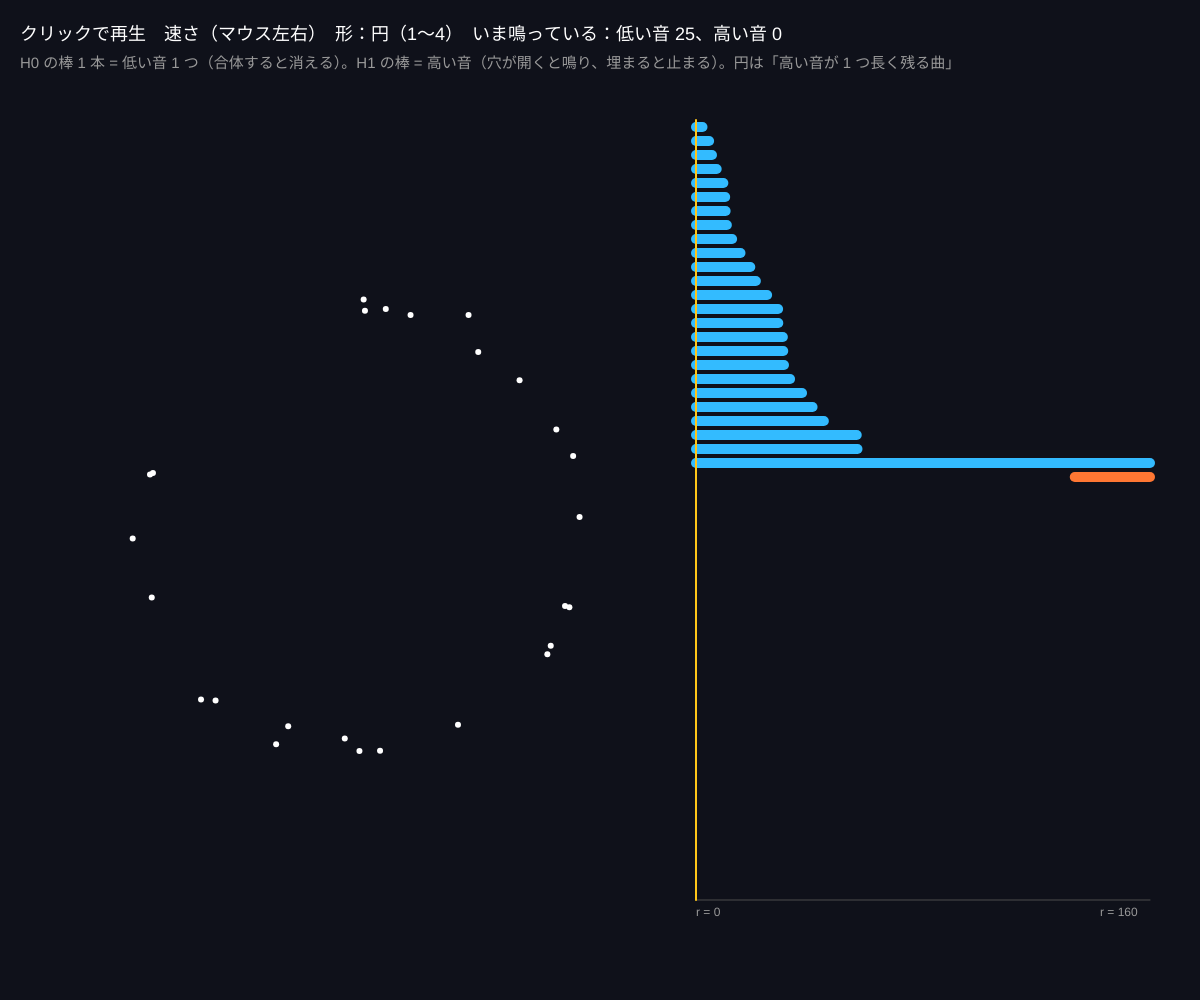
Frame 1 (no input)
Frame 60 (no input): identical to frame 1, image omitted
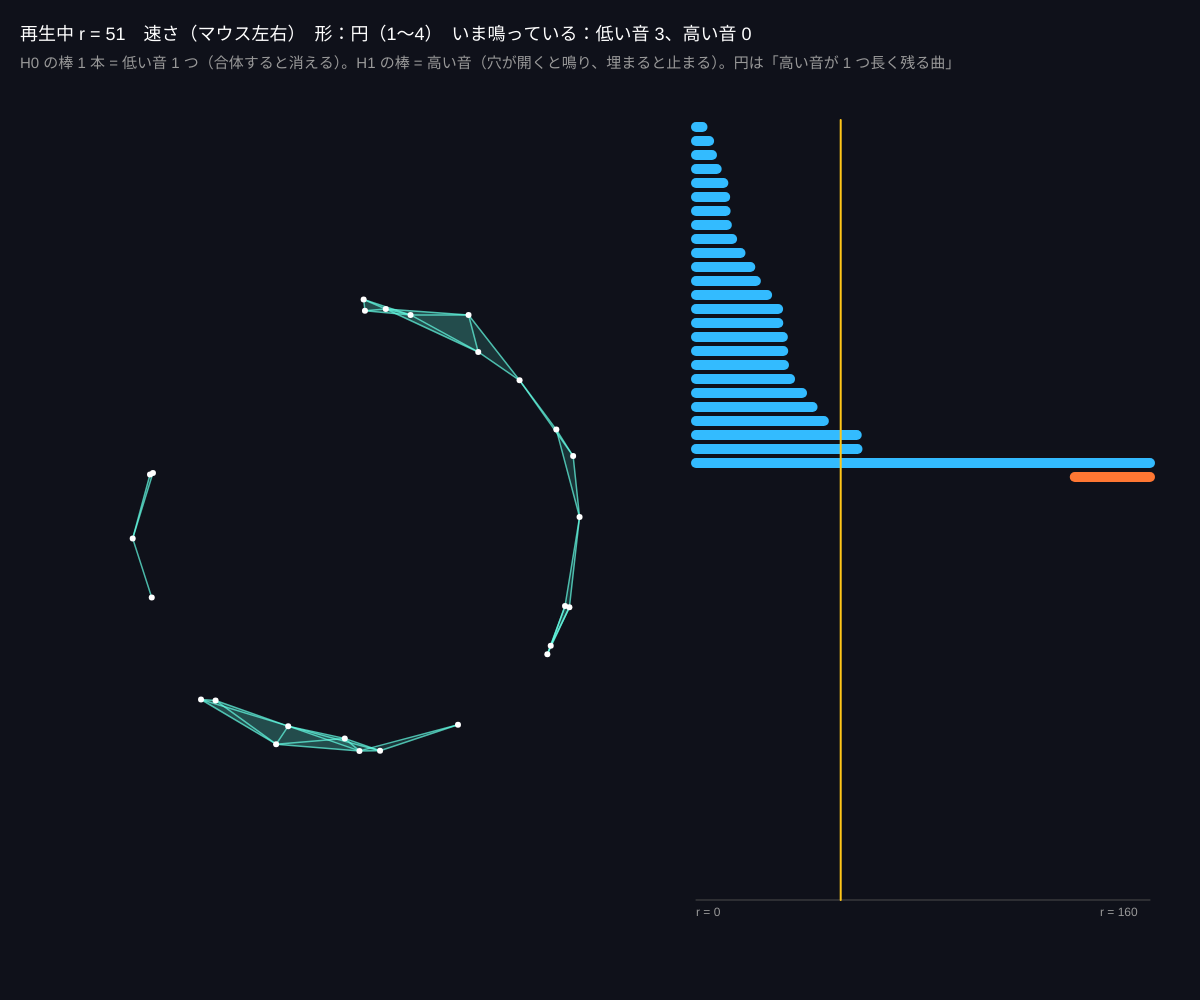
Frame 120 (the mouse pressed at the canvas centre since frame 60)

The p5.js sketch that drew these frames (run headless with seeded random() and noise() and a simulated clock; from frame 60 on, the mouse is pressed at the canvas centre):

// p5.js sketch
// ── sketch.js
// ============================================
// 10 バーコードを聞く
// r を 0 から大きくしながら、生きているバーを音にする
//   H0（塊）= 低い音がだんだん減っていく　H1（穴）= 高い音が生まれて消える
// 形のちがいが「曲」のちがいとして聞こえる
// クリックで再生 / 1〜4 で形 / マウス左右 = 再生の速さ
// ============================================

let pts = [], bars = [];
let shape = 1;
let seed = 7;
let maxR = 160;
let r = 0;
let playing = false;
let sounding = new Map(); // bar index → oscillator
let names = ['', '円', '2 つの円', '塊', '8 の字'];

function setup() {
  createCanvas(windowWidth, windowHeight);
  colorMode(HSB, 360, 100, 100, 100);
  makePoints();
}

function makePoints() {
  randomSeed(seed);
  pts = [];
  let cx = width * 0.3, cy = height / 2 + 30, R = min(width, height) * 0.22;
  for (let i = 0; i < 26; i++) {
    let a = random(TWO_PI), x, y;
    if (shape === 1) { x = cx + cos(a) * R; y = cy + sin(a) * R; }
    else if (shape === 2) { let s = random() < 0.5 ? -1 : 1; x = cx + s * R * 1.1 + cos(a) * R * 0.6; y = cy + sin(a) * R * 0.6; }
    else if (shape === 3) { let rr = R * sqrt(random()); x = cx + cos(a) * rr; y = cy + sin(a) * rr; }
    else { x = cx + R * 1.2 * sin(a); y = cy + R * 0.8 * sin(a) * cos(a); }
    pts.push({ x: x + randomGaussian() * 6, y: y + randomGaussian() * 6 });
  }
  bars = persistence(pts, maxR).filter((b) => b.death === Infinity || b.death - b.birth > 2);
  stopAll();
  r = 0;
}

function draw() {
  background(230, 40, 10);
  let speed = map(mouseX, 0, width, 0.2, 1.5, true);
  if (playing) {
    r += speed;
    if (r > maxR) { r = 0; stopAll(); }
    updateSound();
  }
  let { edges, triangles } = ripsComplex(pts, r);
  noStroke();
  fill(170, 60, 60, 25);
  for (let [i, j, k] of triangles) triangle(pts[i].x, pts[i].y, pts[j].x, pts[j].y, pts[k].x, pts[k].y);
  stroke(170, 60, 100, 70);
  strokeWeight(1.5);
  for (let [i, j] of edges) line(pts[i].x, pts[i].y, pts[j].x, pts[j].y);
  noStroke();
  for (let p of pts) { fill(0, 0, 100); circle(p.x, p.y, 6); }

  let bx = width * 0.58, bw = width - bx - 50;
  drawBarcode(bars, bx, 120, bw, height - 220, maxR, r);
  let [b0, b1] = bettiAt(bars, r);
  fill(0, 0, 100);
  textSize(18);
  text((playing ? '再生中 r = ' + round(r) : 'クリックで再生') + '　速さ（マウス左右）　形：' + names[shape] + '（1〜4）　いま鳴っている：低い音 ' + b0 + '、高い音 ' + b1, 20, 40);
  fill(0, 0, 60);
  textSize(15);
  text('H0 の棒 1 本 = 低い音 1 つ（合体すると消える）。H1 の棒 = 高い音（穴が開くと鳴り、埋まると止まる）。円は「高い音が 1 つ長く残る曲」', 20, 68);
}

// ★ 生きているバーを鳴らし、死んだバーを止める
function updateSound() {
  for (let i = 0; i < bars.length; i++) {
    let b = bars[i];
    let alive = b.birth <= r && r < b.death;
    if (alive && !sounding.has(i)) {
      let f = b.dim === 0 ? 110 + (i % 12) * 15 : 660 + (i % 8) * 60;
      sounding.set(i, startTone(f, b.dim === 0 ? 0.03 : 0.12, b.dim === 0 ? 'sine' : 'triangle'));
    } else if (!alive && sounding.has(i)) {
      stopTone(sounding.get(i));
      sounding.delete(i);
    }
  }
}
function stopAll() {
  for (let o of sounding.values()) stopTone(o);
  sounding.clear();
}

function mousePressed() {
  startAudio();
  playing = !playing;
  if (!playing) stopAll();
}
function keyPressed() { if (key >= '1' && key <= '4') { shape = int(key); makePoints(); } }

// ---------- やってみよう ----------
// 1. 円と塊を聞き比べる。高い音が「長く」鳴るのはどちら？
// 2. 8 の字（4）は高い音が 2 つ重なる。和音に聞こえる？
// 3. 音の高さを「棒の長さ」で決めると、本物の穴ほど目立つ音になる


// ==================================================
// ここから下は「音を鳴らすための道具」（鳴らしっぱなしの音を作る・止める）
// ==================================================
let audioCtx, masterOut;
function startAudio() {
  if (!audioCtx) { audioCtx = new AudioContext(); masterOut = audioCtx.createDynamicsCompressor(); masterOut.connect(audioCtx.destination); }
  audioCtx.resume();
}
function startTone(f, vol, type) {
  if (!audioCtx) return null;
  let o = audioCtx.createOscillator(), g = audioCtx.createGain();
  o.type = type; o.frequency.value = f;
  g.gain.setValueAtTime(0.0001, audioCtx.currentTime);
  g.gain.exponentialRampToValueAtTime(vol, audioCtx.currentTime + 0.05);
  o.connect(g); g.connect(masterOut); o.start();
  return { o, g };
}
function stopTone(t) {
  if (!t) return;
  t.g.gain.setTargetAtTime(0.0001, audioCtx.currentTime, 0.05);
  t.o.stop(audioCtx.currentTime + 0.3);
}



// ==================================================
// ここから下は「TDA の道具」です（リップス複体とパーシステント・ホモロジーの計算）
// （中身は読まなくても OK。消さないでね）
// ==================================================

// 2 点の距離（z があれば 3 次元）
function ptDist(a, b) {
  let dx = a.x - b.x, dy = a.y - b.y, dz = (a.z || 0) - (b.z || 0);
  return Math.sqrt(dx * dx + dy * dy + dz * dz);
}

// リップス複体：半径 r（直径 2r）以内の点どうしをつなぐ
//   返り値 { edges: [[i, j, 長さ]], triangles: [[i, j, k, 長さ]] }
function ripsComplex(pts, r) {
  let edges = [], triangles = [];
  let n = pts.length;
  let near = [];
  for (let i = 0; i < n; i++) near.push([]);
  for (let i = 0; i < n; i++) {
    for (let j = i + 1; j < n; j++) {
      let d = ptDist(pts[i], pts[j]);
      if (d <= 2 * r) {
        edges.push([i, j, d]);
        near[i].push(j);
      }
    }
  }
  for (let i = 0; i < n; i++) {
    for (let j of near[i]) {
      for (let k of near[j]) {
        if (near[i].includes(k)) {
          let d = Math.max(ptDist(pts[i], pts[j]), ptDist(pts[j], pts[k]), ptDist(pts[i], pts[k]));
          triangles.push([i, j, k, d]);
        }
      }
    }
  }
  return { edges, triangles };
}

// パーシステント・ホモロジー（Z2 係数、列簡約）
//   返り値：バーの配列 [{ dim: 0 か 1, birth, death }]（death は半径 r の値、無限なら Infinity）
//   maxR：この半径まで計算（大きいほど重い）
function persistence(pts, maxR) {
  let n = pts.length;
  let { edges, triangles } = ripsComplex(pts, maxR);
  // 単体のリスト：頂点（誕生 0）、辺（長さ/2）、三角形（最長辺/2）
  let simplices = [];
  for (let i = 0; i < n; i++) simplices.push({ dim: 0, v: [i], birth: 0 });
  for (let [i, j, d] of edges) simplices.push({ dim: 1, v: [i, j], birth: d / 2 });
  for (let [i, j, k, d] of triangles) simplices.push({ dim: 2, v: [i, j, k], birth: d / 2 });
  simplices.sort((a, b) => a.birth - b.birth || a.dim - b.dim);
  let index = {};
  simplices.forEach((s, i) => (index[s.v.join(',')] = i));

  // 境界行列の列（Z2 なので「含まれる行の番号」の配列で表す）
  let columns = simplices.map((s) => {
    if (s.dim === 0) return [];
    if (s.dim === 1) return [index[String(s.v[0])], index[String(s.v[1])]].sort((a, b) => a - b);
    let [i, j, k] = s.v;
    return [index[[i, j].join(',')], index[[j, k].join(',')], index[[i, k].join(',')]].sort((a, b) => a - b);
  });

  // 列簡約：同じ「いちばん下の 1」を持つ列があれば足し合わせる（XOR）
  let pivotOf = {}; // 行番号 → その行をピボットに持つ列
  let killed = new Array(simplices.length).fill(false);
  let bars = [];
  for (let j = 0; j < columns.length; j++) {
    let col = columns[j];
    while (col.length && pivotOf[col[col.length - 1]] !== undefined) {
      col = xorSorted(col, columns[pivotOf[col[col.length - 1]]]);
    }
    columns[j] = col;
    if (col.length) {
      let low = col[col.length - 1];
      pivotOf[low] = j;
      killed[low] = true;
      let birth = simplices[low].birth, death = simplices[j].birth;
      if (death > birth + 1e-9) bars.push({ dim: simplices[low].dim, birth, death });
    }
  }
  // 誰にも殺されなかった「生む」単体 → 無限に生きるバー
  for (let i = 0; i < simplices.length; i++) {
    if (!columns[i].length && !killed[i] && simplices[i].dim < 2) bars.push({ dim: simplices[i].dim, birth: simplices[i].birth, death: Infinity });
  }
  return bars;
}

// ソート済み配列の対称差（Z2 の足し算）
function xorSorted(a, b) {
  let out = [], i = 0, j = 0;
  while (i < a.length || j < b.length) {
    if (j >= b.length || (i < a.length && a[i] < b[j])) out.push(a[i++]);
    else if (i >= a.length || b[j] < a[i]) out.push(b[j++]);
    else { i++; j++; }
  }
  return out;
}

// 半径 r のときのベッチ数 [β0, β1]（バーの中で r をまたぐものを数える）
function bettiAt(bars, r) {
  let b = [0, 0];
  for (let bar of bars) if (bar.birth <= r && r < bar.death) b[bar.dim]++;
  return b;
}

// バーコードを描く（x, y, w, h の枠に、半径 0〜maxR）
function drawBarcode(bars, x, y, w, h, maxR, currentR) {
  let sorted = bars.filter((b) => b.death - b.birth > maxR * 0.01 || b.death === Infinity).sort((a, b) => a.dim - b.dim || a.birth - b.birth);
  let rowH = Math.min(14, h / Math.max(sorted.length, 1));
  stroke(0, 0, 30);
  strokeWeight(1);
  line(x, y + h, x + w, y + h);
  for (let i = 0; i < sorted.length; i++) {
    let b = sorted[i];
    let x1 = x + (b.birth / maxR) * w, x2 = x + (Math.min(b.death, maxR) / maxR) * w;
    stroke(b.dim === 0 ? 200 : 20, 80, 100);
    strokeWeight(Math.max(2, rowH - 4));
    line(x1, y + i * rowH + rowH / 2, x2, y + i * rowH + rowH / 2);
  }
  if (currentR !== undefined) {
    stroke(45, 90, 100);
    strokeWeight(2);
    line(x + (currentR / maxR) * w, y, x + (currentR / maxR) * w, y + h);
  }
  noStroke();
  fill(0, 0, 60);
  textSize(12);
  text('r = 0', x, y + h + 16);
  text('r = ' + nf(maxR, 1, 0), x + w - 50, y + h + 16);
}
